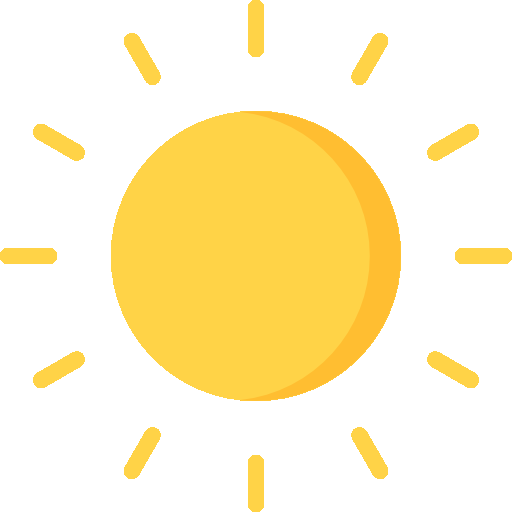
#> input picture Gui Features/sun.png, 512 x 512 px
$ python ImageResizing.py
#> lines starting #> are read from the running program, lines starting #| are printed output that depends on the picture
import cv2
import numpy as np
import matplotlib.pyplot as plt

image = cv2.imread("sun.png", 1)
#> image is the input picture: shape (512, 512, 3); mean B, G, R 200.1, 241.3, 255
# Loading the image

half = cv2.resize(image, (0, 0), fx = 0.1, fy = 0.1)
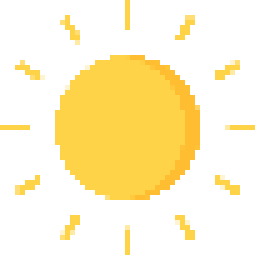
#> half: shape (51, 51, 3) (shown 5 times larger); mean B, G, R 200.1, 241.3, 255
bigger = cv2.resize(image, (1050, 1610))
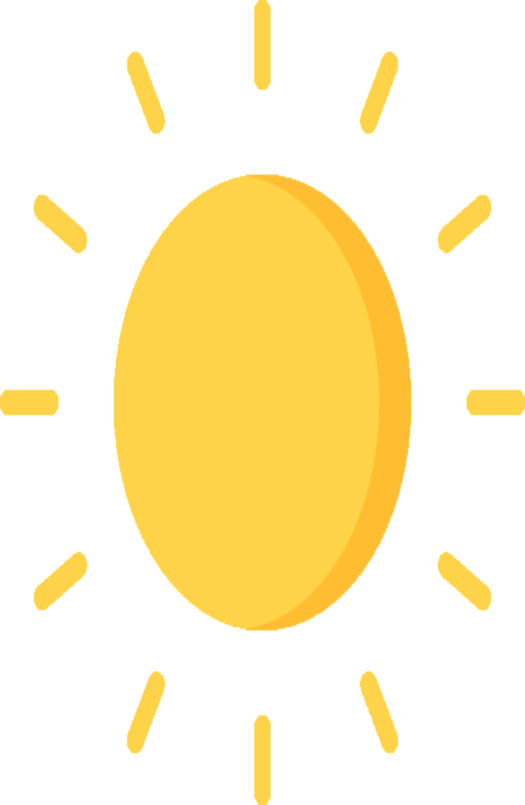
#> bigger: shape (1610, 1050, 3) (shown at 1/2 size); mean B, G, R 200.1, 241.3, 255

stretch_near = cv2.resize(image, (780, 540),
			interpolation = cv2.INTER_NEAREST)
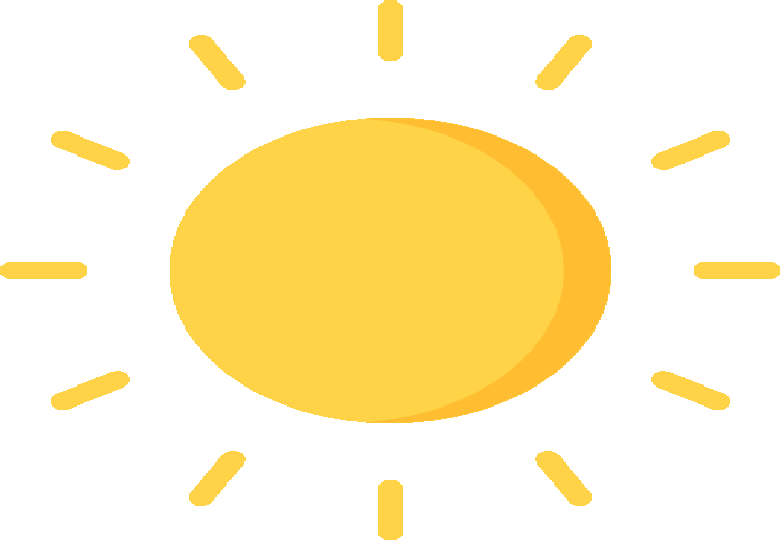
#> stretch_near: shape (540, 780, 3); mean B, G, R 200.1, 241.3, 255


Titles =["Original", "Half", "Bigger", "Interpolation Nearest"]
images =[image, half, bigger, stretch_near]
count = 4

for i in range(count):
	plt.subplot(2, 2, i + 1)
	plt.title(Titles[i])
	plt.imshow(images[i])

plt.show()
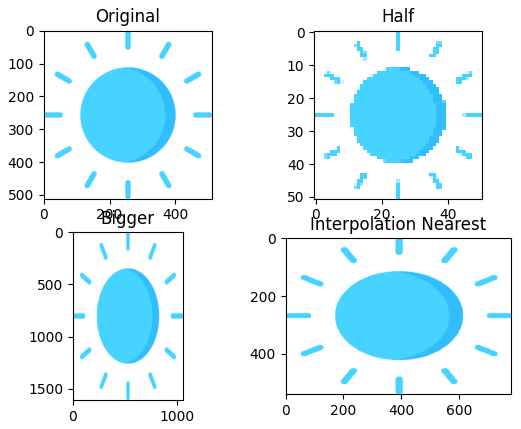
#> figure drawn by matplotlib, 4 panels; B, G, R data is drawn as R, G, B
